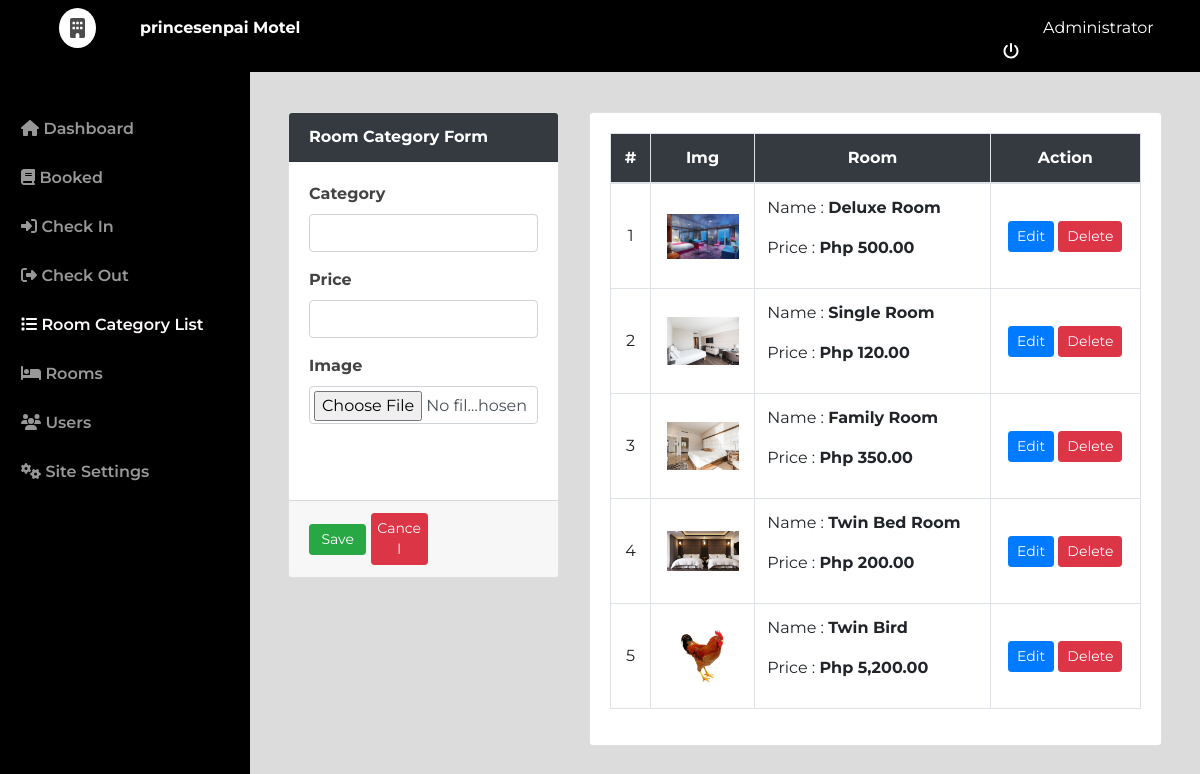
/admin/index.php?page=categories (signed in), run on the app's committed database.
### tables this page shows
CREATE TABLE `room_categories` (
  `id` int(30) NOT NULL,
  `name` text NOT NULL,
  `price` float NOT NULL,
  `cover_img` text NOT NULL
);

### admin/categories.php (the view, shortened to what this page needs)
<?php include('db_connect.php');?>
<div class="container-fluid">
	<div class="col-lg-12  mt-5">
		<div class="row">
			<div class="col-md-4">
			<form action="" id="manage-category">
				<div class="card">
					<div class="card-header bg-dark text-white">
						    <b>Room Category Form</b>
				  	</div>
					<div class="card-body">
							<div class="form-group">
								<label class="control-label"><b>Category</b></label>
								<input type="text" class="form-control" name="name">
							</div>
							<div class="form-group">
								<label class="control-label"><b>Price</b></label>
								<input type="number" class="form-control text-right" name="price" step="any">
							</div>
							<div class="form-group">
								<label for="" class="control-label"><b>Image</b></label>
								<input type="file" class="form-control p-1" name="img" onchange="displayImg(this,$(this))" >
							</div>
							<div class="form-group">
							</div>
					</div>
					<div class="card-footer">
						<div class="row">
							<div class="col-md-12">
								<button class="btn btn-sm btn-success col-sm-3 "> Save</button>
								<button class="btn btn-sm btn-danger col-sm-3 p-1" type="button" onclick="$('#manage-category').get(0).reset()"> Cancel</button>
							</div>
						</div>
					</div>
				</div>
			</form>
			</div>
			<div class="col-md-8">
				<div class="card">
					<div class="card-body">
						<table class="table table-bordered table-hover">
							<thead class= "bg-dark text-white">
								<tr>
									<th class="text-center">#</th>
									<th class="text-center">Img</th>
									<th class="text-center">Room</th>
									<th class="text-center">Action</th>
								</tr>
							</thead>
							<tbody>
								<?php
								$i = 1;
								$cats = $conn->query("SELECT * FROM room_categories order by id asc");
								while($row=$cats->fetch_assoc()):
								?>
								<tr>
									<td class="text-center"><?php echo $i++ ?></td>
									<td class="text-center">
										<img src="<?php echo isset($row['cover_img']) ? '../assets/img/'.$row['cover_img'] :'' ?>" alt="" id="cimg">
									</td>
									<td class="">
										<p>Name : <b><?php echo $row['name'] ?></b></p>
										<p>Price : <b><?php echo "Php ".number_format($row['price'],2) ?></b></p>
									</td>
									<td class="text-center">
										<button class="btn btn-sm btn-primary edit_cat" type="button" data-id="<?php echo $row['id'] ?>" data-name="<?php echo $row['name'] ?>" data-price="<?php echo $row['price'] ?>" data-cover_img="<?php echo $row['cover_img'] ?>">Edit</button>
										<button class="btn btn-sm btn-danger delete_cat" type="button" data-id="<?php echo $row['id'] ?>">Delete</button>
									</td>
								</tr>
								<?php endwhile; ?>
							</tbody>
						</table>
					</div>
				</div>
			</div>
		</div>
	</div>
</div>

### admin/assets/css/style.css (style rules this page uses)
body,html { font-family: 'Montserrat'; color: #444444; }

### admin/index.php (style rules this page uses)
body { background: #80808045; font-family: 'Montserrat'; color: #444444; }

### admin/categories.php (style rules this page uses)
img#cimg,.cimg { max-height: 10vh; max-width: 6vw; }
td { vertical-align: middle !important; }

### data on the page
room_categories: cover_img (picture), name "Deluxe Room", price "500.00"
room_categories: cover_img (picture), name "Single Room", price "120.00"
room_categories: cover_img (picture), name "Family Room", price "350.00"
room_categories: cover_img (picture), name "Twin Bed Room", price "200.00"
room_categories: cover_img (picture), name "Twin Bird", price "5,200.00"

### other printed values
$_SESSION['setting_hotel_name'] "princesenpai Motel"
$_SESSION['login_name'] "Administrator"
